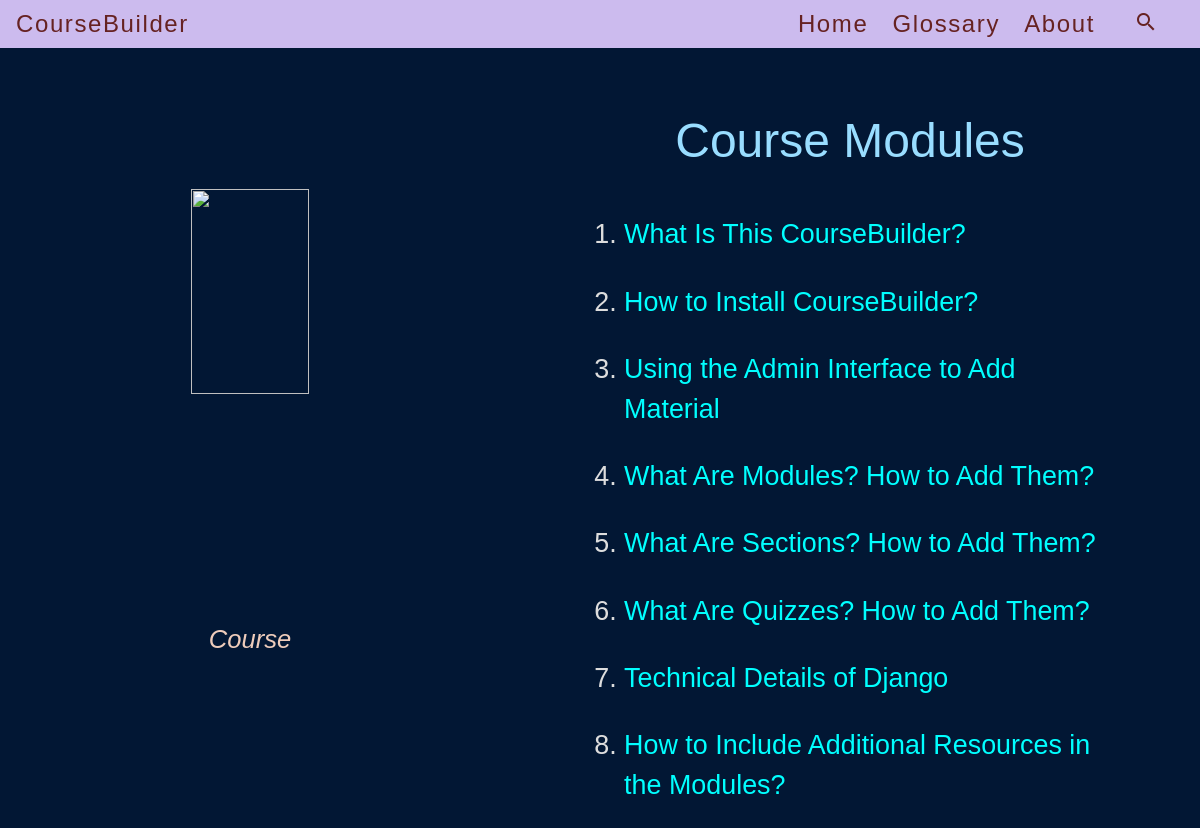
/, run on an earlier commit of the app's database.
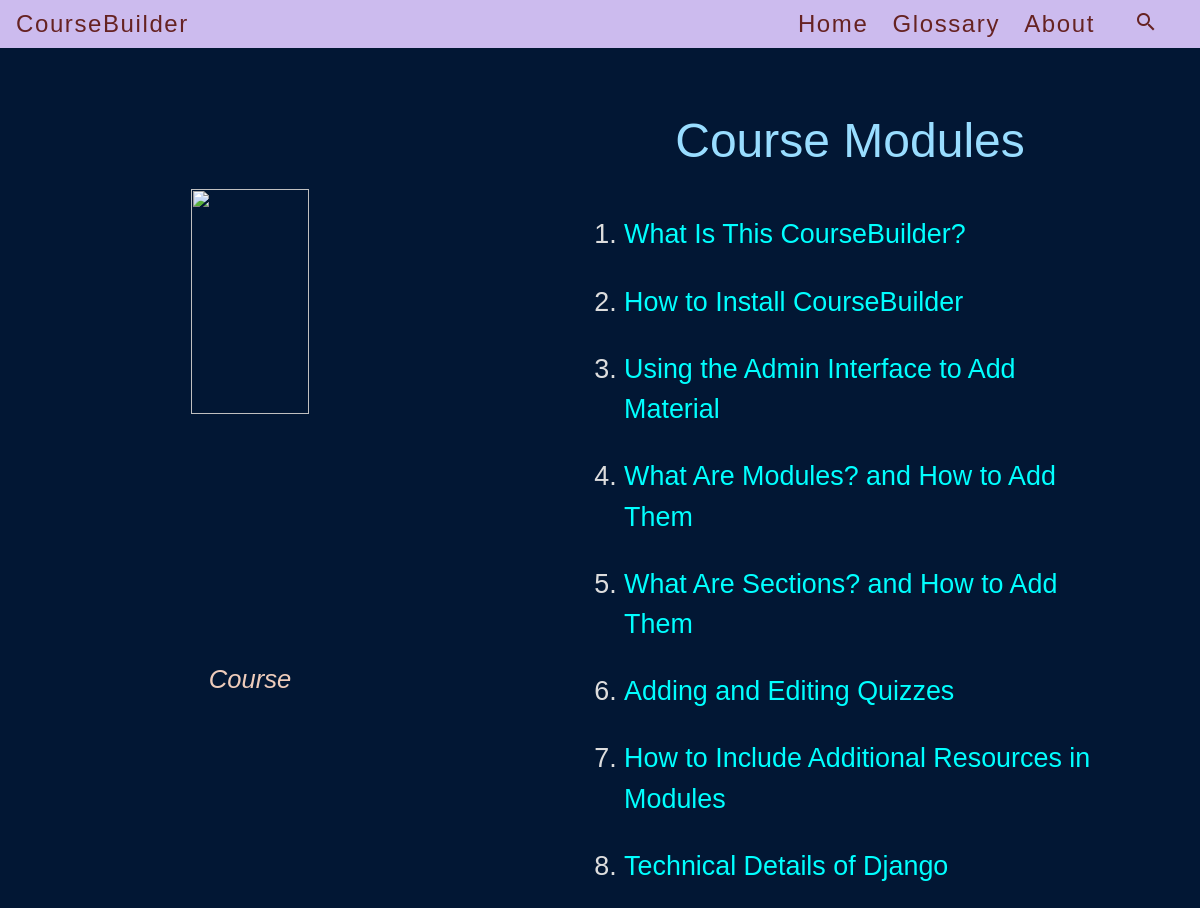
And on a later commit of the database.
### coursebuilder/models.py (models this page shows, shortened)
class CourseModule(models.Model):
    course_order = models.IntegerField(blank=True, null=True, unique=True)
    module = models.CharField(max_length=MODNM_LEN, unique=True)
    title = models.TextField()
    next_module = models.CharField(max_length=MODNM_LEN)
    content = HTMLField(default="Please enter your contents here!")
    class Meta:
        ordering = ["course_order"]

### coursebuilder/views.py (the view)
# urls.py: url(r"^$", views.landing_page, name="landing_page"),
def landing_page(request: request) -> object:
    try:
        modules = CourseModule.objects.all().order_by("course_order")
        messageContent = "Course Modules"
        return render(
            request,
            "landing_page.html",
            {"modules": modules, "header": site_hdr, "message": messageContent},
        )
    except Exception:
        messageContent = "Database Not Connected"
        return render(
            request,
            "landing_page.html",
            {"header": site_hdr, "message": messageContent},
        )

### coursebuilder/templates/landing_page.html (shortened to what this page needs)
{% include "dynamic_base.html" %}
{% block content %}
    <div class="container-fluid">
     <div class="row">
        <div class="col-sm-5">
          <figure style="margin-top:30%;">
              <img src="https://upload.wikimedia.org/wikipedia/commons/2/2e/GNOME_Books_2018.svg" style="width:50%;">
              <figcaption>
                  <h3>Course</h3>
              </figcaption>
          </figure>
          <br />
          <br />
          <br />
          <br />
          <br />
        </div>
         <div class="col-sm-7" style="margin-bottom: 50px;">
              <h1 class="toc_head">
              {{message}}
              </h1>
         <ol>
              {% for module in modules %}
                      <li>
                        <a href="/coursebuilder/chapter/{% autoescape off %}{{ module.module }}{% endautoescape %}">
                          {% autoescape off %}{{ module.title }}{% endautoescape %}
                        </a>
                     </li>
              {% endfor %}
        </ol>
       </div>
      </div>
    </div>
{% endblock content %}

What changed in the data, as far as the page shows it:
changed CourseModule: title "How to Install CourseBuilder?" → "How to Install CourseBuilder"
changed CourseModule: title "What Are Modules? How to Add Them?" → "What Are Modules? and How to Add Them"
changed CourseModule: title "What Are Sections? How to Add Them?" → "What Are Sections? and How to Add Them"
changed CourseModule: title "What Are Quizzes? How to Add Them?" → "Adding and Editing Quizzes"
changed CourseModule: title "How to Include Additional Resources in the Modules?" → "How to Include Additional Resources in Modules"; moves up the list
